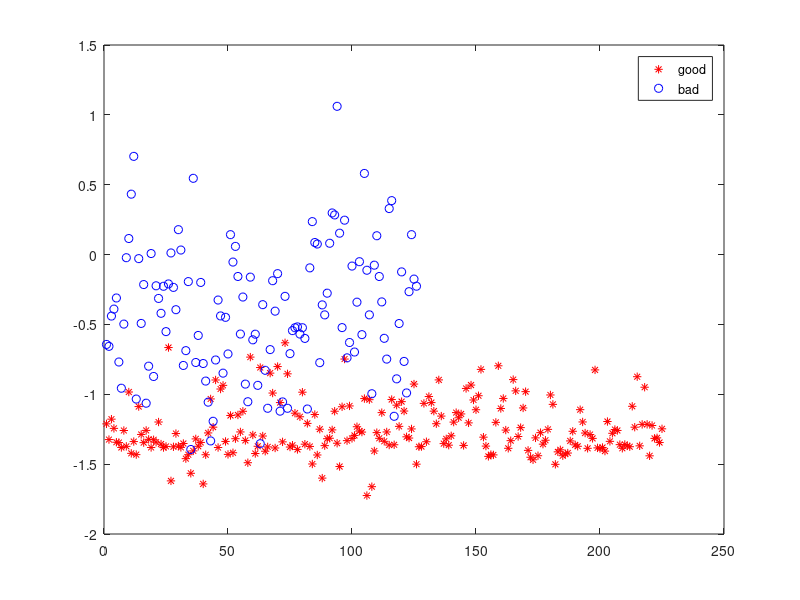

Source code (MATLAB): (Note: this script raises an error after producing the figure.)
clear;

load('Ionospheredata.mat');
AA=sortrows(A,35);
A1=AA(1:225,1:34);
A2=AA(226:351,1:34);
Lables=AA(:,35);

no_fea =  34;
no_sam = 351;
no_sam1 = 225;
no_sam1 = 126;




AA=[A1;A2] 
mean_AA=mean(AA);
 
mean_A1=mean(A1);

mean_A2=mean(A2);


no_select=34;


WW=[];

traceP=[];


S_B=225*(mean_A1-mean_AA)'*(mean_A1-mean_AA)+126*(mean_A2-mean_AA)'*(mean_A2-mean_AA);
S_W=zeros(no_fea,no_fea);


 
[i j]=size(A1);
for k0=1:225
        S_W=S_W+(A1(k0,:)-mean_A1)'*(A1(k0,:)-mean_A1);
end


for k0=1:126
        S_W= S_W+(A2(k0,:)-mean_A2)'*(A2(k0,:)-mean_A2);
end



B=S_B;
E=S_W+eye(max(length(S_W)))*0.000001;
% E=S_W ;

[X Y]=eig(B,E)


[II JJ]=max(max((Y)));

W=X(:,JJ)



% W=(I-P_g)*W;
 W=W/norm(W)




%trace_(k)=trace(P2)/trace(P1);
%trace1_(k)=trace(PP2)/trace(PP1);

%traceP=[traceP ; trace(P2) trace(P1)  trace(PP2) trace(PP1)] 

x1=W'*AA'
x2=x1';
plot(x2(1:225) ,'r*')   
hold on
plot(x2(226:351),'bo')
hold on
legend('good', 'bad')



%predict_label = knnclassify(x2, x2,Lables, 8);
%accuracy = length(find(predict_label ==Lables))/length(Lables)*100

%model= svmtrain2(Lables,x2,'-t 2 ');

%[predict_label, accuracy, dec_values]= svmpredict(Lables,x2,model);
svmStruct= svmtrain(x2,Lables,'Kernel_Function','linear','method','QP','showplot',true); 
classes = svmclassify(svmStruct,x2);
nCorrect=sum(classes==Lables);
accuracy=nCorrect/length(classes)
